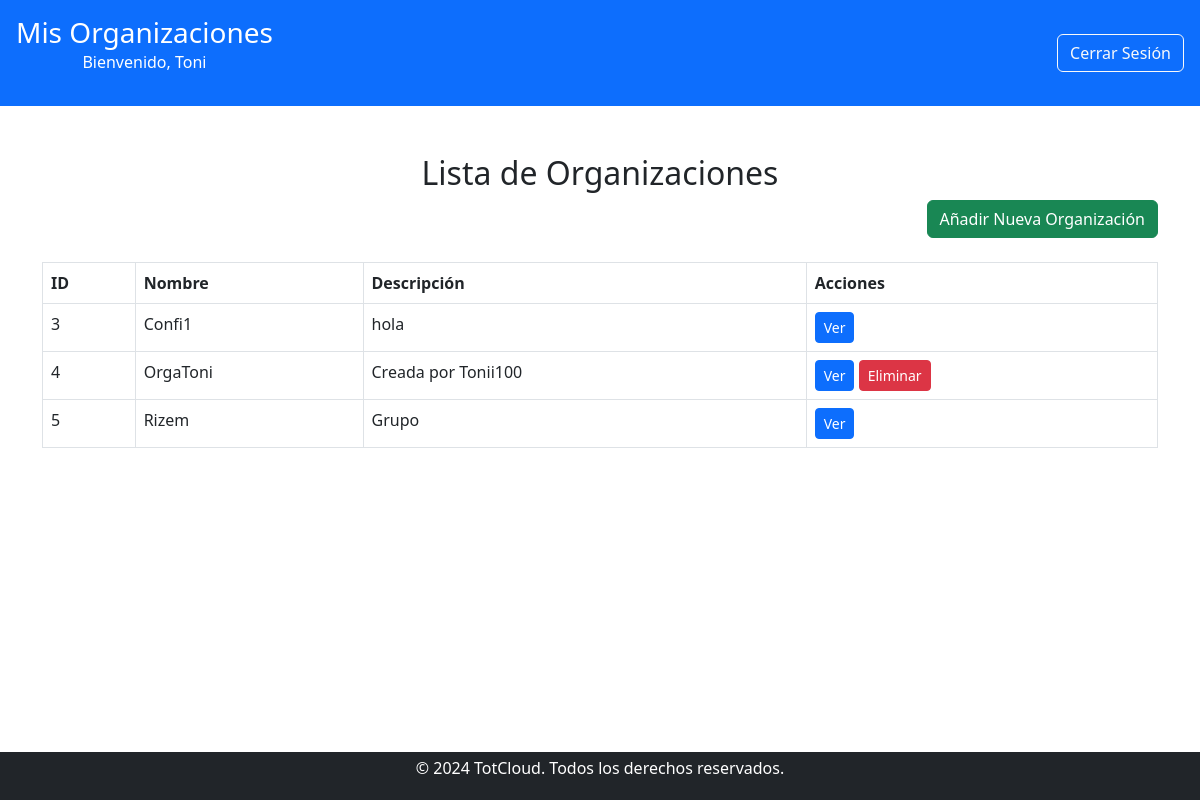
Page /usuario/usuario.php (signed in) on the earlier database version.
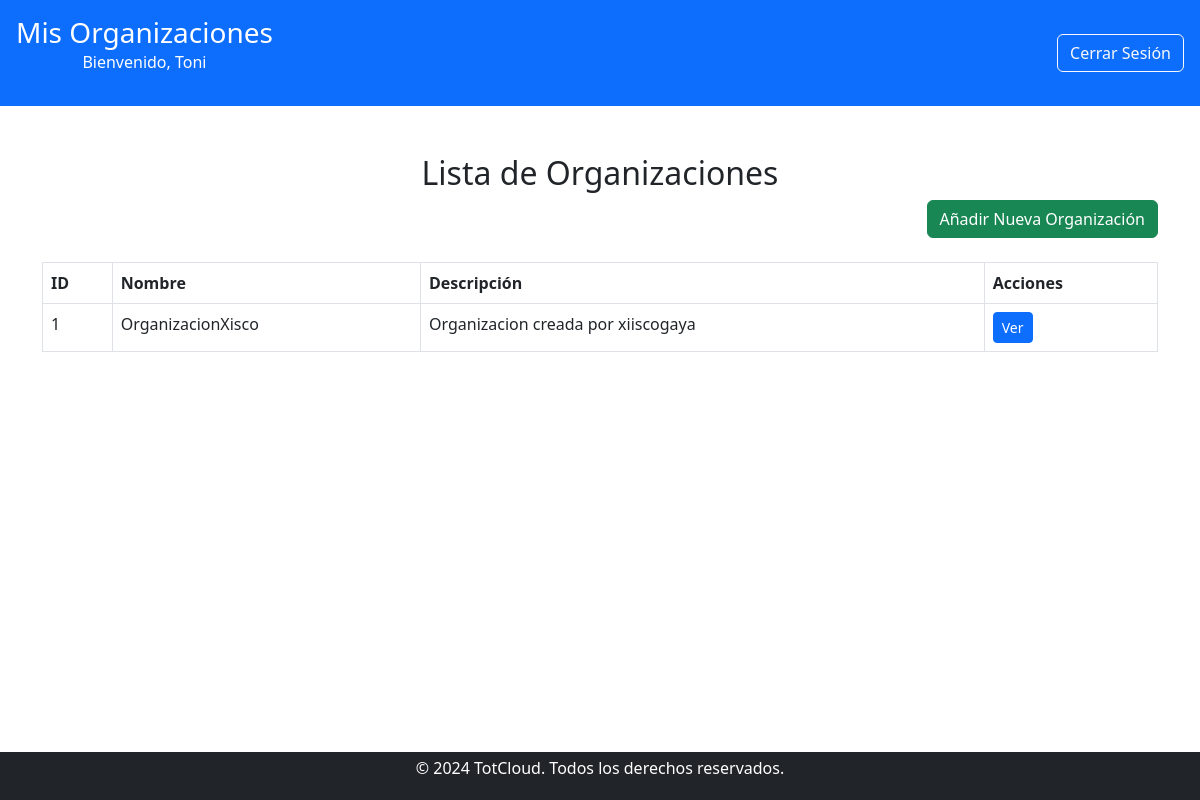
Same page on the later database version.
### tables this page shows
CREATE TABLE `organizacion` (
  `idOrganizacion` int(11) NOT NULL,
  `Nombre` varchar(100) NOT NULL,
  `Descripcion` text DEFAULT NULL,
  `idCreador` int(11) DEFAULT NULL
);

### public/usuario/usuario.php (the view, shortened to what this page needs)
<?php
include '../../includes/db_connect.php';
$user_id = $_SESSION['user_id'];
$query = "
    SELECT o.idOrganizacion, o.Nombre, o.Descripcion, o.idCreador
    FROM organizacion o
    JOIN r_usuario_org r ON o.idOrganizacion = r.idOrg
    WHERE r.idUsuario = ?";
$stmt = $conn->prepare($query);
$stmt->bind_param('i', $user_id);
$stmt->execute();
$result = $stmt->get_result();
?>
<!DOCTYPE html>
<html lang="es">
<head>
    <link href="../css/estilos.css" rel="stylesheet">
    <link href="https://cdn.jsdelivr.net/npm/bootstrap@5.3.0/dist/css/bootstrap.min.css" rel="stylesheet">
</head>
<body>
    <header class="bg-primary text-white d-flex justify-content-between align-items-center p-3">
        <div>
            <h1 class="h3 mb-0">Mis Organizaciones</h1>
            <p>Bienvenido, <?php echo htmlspecialchars($_SESSION['user_name']); ?></p>
        </div>
        <div>
            <a href="../logout.php" class="btn btn-outline-light">Cerrar Sesión</a>
        </div>
    </header>
    <main class="container my-5">
        <h2 class="text-center">Lista de Organizaciones</h2>
        <div class="text-end mb-4">
            <a href="crear_organizacion.php" class="btn btn-success">Añadir Nueva Organización</a>
        </div>
        <table class="table table-bordered">
            <thead>
                <tr>
                    <th>ID</th>
                    <th>Nombre</th>
                    <th>Descripción</th>
                    <th>Acciones</th>
                </tr>
            </thead>
            <tbody>
                <?php while ($organizacion = $result->fetch_assoc()): ?>
                    <tr>
                        <td><?php echo htmlspecialchars($organizacion['idOrganizacion']); ?></td>
                        <td><?php echo htmlspecialchars($organizacion['Nombre']); ?></td>
                        <td><?php echo htmlspecialchars($organizacion['Descripcion']); ?></td>
                        <td>
                            <a href="organizaciones/ver_organizacion.php?id=<?php echo $organizacion['idOrganizacion']; ?>" class="btn btn-primary btn-sm">Ver</a>
                            <?php if ($organizacion['idCreador'] == $user_id): ?>
                                <a href="usuario.php?eliminar=<?php echo $organizacion['idOrganizacion']; ?>" class="btn btn-danger btn-sm" onclick="return confirm('¿Estás seguro de eliminar esta organización?')">Eliminar</a>
                            <?php endif; ?>
                        </td>
                    </tr>
                <?php endwhile; ?>
            </tbody>
        </table>
    </main>
    <?php include '../../includes/footer.php'; ?>
</body>
</html>

### includes/footer.php
<footer class="bg-dark text-white text-center py-1">
    <p>&copy; 2024 TotCloud. Todos los derechos reservados.</p>
</footer>

### public/css/estilos.css (style rules this page uses)
body { display: flex; flex-direction: column; min-height: 100vh; margin: 0; }
main { flex: 1; }
footer { position: relative; bottom: 0; width: 100%; margin-top: auto; }
header { background-color: #007bff; color: white; padding: 1rem 0; text-align: center; }
footer { background-color: #343a40; color: white; padding: 1rem 0; text-align: center; }

Differences in the rows shown:
removed organizacion: idOrganizacion "3", Nombre "Confi1", Descripcion "hola"
removed organizacion: idOrganizacion "4", Nombre "OrgaToni", Descripcion "Creada por Tonii100"
removed organizacion: idOrganizacion "5", Nombre "Rizem", Descripcion "Grupo"
added organizacion: idOrganizacion "1", Nombre "OrganizacionXisco", Descripcion "Organizacion creada por xiiscogaya"
